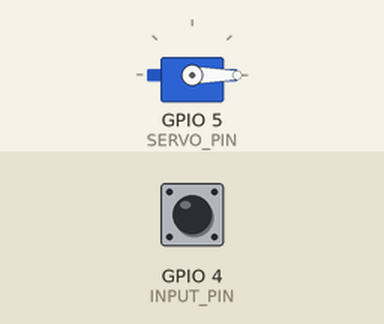
Simulated run of this sketch. Board: ESP8266 (NodeMCU). Shown: servo. The test bench sets the inputs (shaded band); at power-on: GPIO 4 (INPUT_PIN) HIGH.

Above: at 9.2 s.
9.3 s: GPIO 4 (INPUT_PIN) pulled LOW for 0.15 s
At 9.91 s:
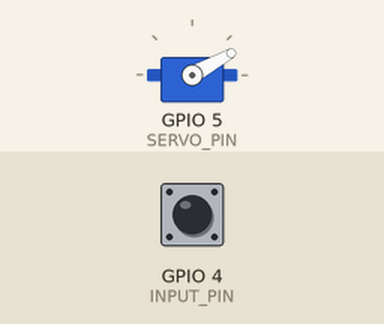
At 12.7 s:
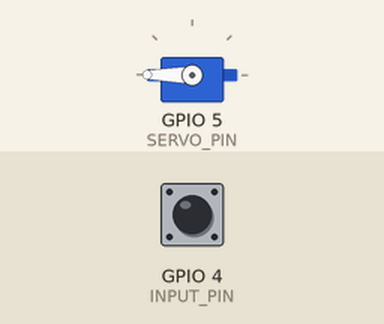
Timing chart, 0 to 18.4 s (numbered marks = the images above; inputs shaded):
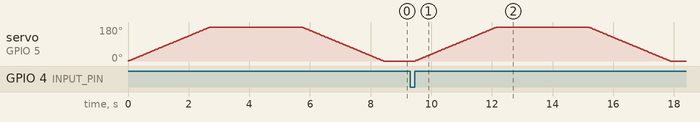

Measured:
- after the input at 9.3 s, servo on GPIO 5 (SERVO_PIN): rises from 0° to 180° in 2.7 s, then falls to 0° in 5.7 s
- by itself, servo on GPIO 5 (SERVO_PIN): rises from 0° to 180° in 2.7 s, then falls to 0° in 5.7 s

The sketch:

pet_fidder_alter.ino
```cpp
// (licence header left out)
#include <ESP8266WiFi.h>
#include <Servo.h>

Servo myservo;               // create servo object to control a servo
const int INPUT_PIN = 4;     // the number of the input pin (GPIO4, D2 on NodeMCU)
const int SERVO_PIN = 5;     // the number of the servo pin (GPIO5, D1 on NodeMCU)
int previousInputState = LOW; // variable to store the previous input state

void setup() {
  pinMode(INPUT_PIN, INPUT_PULLUP); // initialize the input pin as an input with pull-up resistor
  myservo.attach(SERVO_PIN);        // attaches the servo on pin 5 (D1) to the servo object
}

void loop() {
  int inputState = digitalRead(INPUT_PIN); // read the state of the input pin

  if (inputState == HIGH && previousInputState == LOW) {
    // Sweep to 180 degrees
    for (int angle = 0; angle <= 180; angle++) {
      myservo.write(angle);
      delay(15);
    }

    // Wait for 3 seconds
    delay(3000);

    // Return to 0 position
    for (int angle = 180; angle >= 0; angle--) {
      myservo.write(angle);
      delay(15);
    }
  }

  // Update the previous input state
  previousInputState = inputState;

  // Stop at 0 degree if input is not high
  if (inputState == LOW) {
    myservo.write(0);
  }
}
```
